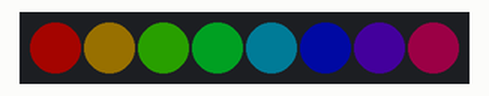
Recording of a sketch running on a simulated ESP32. Parts: 8 RGB LEDs in strip order, left to right. Dim RGB values are drawn brighter than linear.

Above: at 1.77 s.
At 4.2 s:
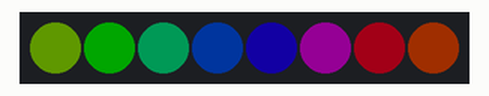
At 10.0 s:
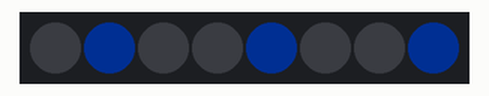
At 19.23 s:
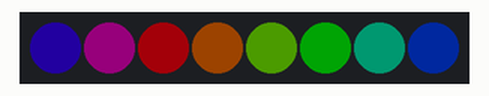
At 31.26 s:
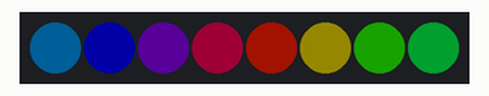
At 39.83 s:
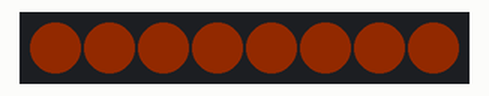
Timing chart, 0 to 40.0 s (numbered marks = the images above):
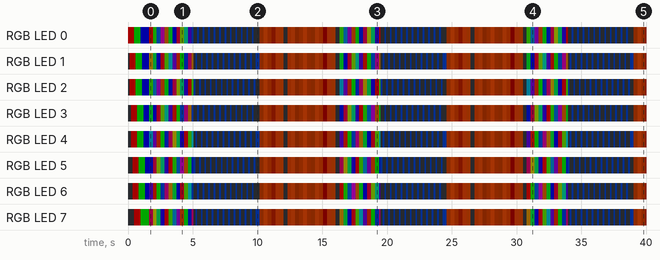

The sketch:

ESP32_simple_Neopixel.ino
```cpp
/*
ESP32 → NeoPixel (WS2812/WS2812B) – 8 LED

ZAPOJENÍ (bezpečně a stabilně):
--------------------------------
• LED: NeoPixel 5 V (piny: +5V, DIN, GND)
• Napájení LED: 5 V zdroj (ne z 3.3 V ESP32!)
• SPOLEČNÁ ZEM: GND zdroje 5 V propojit s GND ESP32

Piny:
• ESP32 GPIO 5  → (přes 330–470 Ω rezistor) → DIN NeoPixel
• ESP32 GND     → GND NeoPixel + GND 5 V zdroje
• 5 V zdroj     → +5V NeoPixel
• Doporučeno: elektrolytický kondenzátor 1000 µF / ≥6.3 V mezi +5V a GND u LED (správná polarita)

Poznámky:
• Většinou funguje 3.3 V datový signál z ESP32 přímo do DIN. Při problémech použij 5 V level shifter (74AHCT125/74HCT14).
• 8 LED na plnou bílou může vzít až ~0.5 A; tento kód drží nízký jas.
• Nainstaluj knihovnu “Adafruit NeoPixel” (Arduino IDE → Library Manager).

Úpravy:
• NUM_LEDS – počet LED (zde 8)
• DATA_PIN – zvolený GPIO (zde 5)
• BRIGHTNESS – jas 0–255 (zde 40)
*/

#include <Adafruit_NeoPixel.h>

#define NUM_LEDS   8
#define DATA_PIN   5
#define BRIGHTNESS 40

Adafruit_NeoPixel strip(NUM_LEDS, DATA_PIN, NEO_GRB + NEO_KHZ800);

void setup() {
  strip.begin();
  strip.setBrightness(BRIGHTNESS);
  strip.show(); // všechno zhasnout

  // Rychlý test: červená → zelená → modrá
  colorWipe(strip.Color(255, 0, 0), 60);
  colorWipe(strip.Color(0, 255, 0), 60);
  colorWipe(strip.Color(0, 0, 255), 60);
  colorWipe(strip.Color(0, 0, 0), 20);
}

void loop() {
  rainbowCycle(4);                     // plynulá duha
  theaterChase(strip.Color(0, 40, 120), 70); // “kino” efekt
  breathe(strip.Color(255, 80, 10), 6);      // dýchání
}

/************ Efekty ************/

void colorWipe(uint32_t c, uint8_t wait) {
  for (uint16_t i = 0; i < strip.numPixels(); i++) {
    strip.setPixelColor(i, c);
    strip.show();
    delay(wait);
  }
}

void theaterChase(uint32_t c, uint8_t wait) {
  for (int j = 0; j < 24; j++) {
    for (int q = 0; q < 3; q++) {
      for (uint16_t i = 0; i < strip.numPixels(); i += 3) {
        strip.setPixelColor(i + q, c);
      }
      strip.show();
      delay(wait);
      for (uint16_t i = 0; i < strip.numPixels(); i += 3) {
        strip.setPixelColor(i + q, 0);
      }
    }
  }
}

void breathe(uint32_t c, uint8_t cycles) {
  uint8_t r = (uint8_t)(c >> 16);
  uint8_t g = (uint8_t)(c >> 8);
  uint8_t b = (uint8_t)(c);
  for (uint8_t k = 0; k < cycles; k++) {
    for (uint8_t v = 0; v <= BRIGHTNESS; v++) {
      setAllScaled(r, g, b, v);
      delay(12);
    }
    for (int v = BRIGHTNESS; v >= 0; v--) {
      setAllScaled(r, g, b, v);
      delay(12);
    }
  }
}

void setAllScaled(uint8_t r, uint8_t g, uint8_t b, uint8_t scale) {
  float f = (float)scale / (float)BRIGHTNESS;
  uint8_t rr = (uint8_t)(r * f);
  uint8_t gg = (uint8_t)(g * f);
  uint8_t bb = (uint8_t)(b * f);
  for (uint16_t i = 0; i < strip.numPixels(); i++) {
    strip.setPixelColor(i, rr, gg, bb);
  }
  strip.show();
}

void rainbowCycle(uint8_t wait) {
  for (uint16_t j = 0; j < 256 * 3; j++) { // 3 průchody duhy
    for (uint16_t i = 0; i < strip.numPixels(); i++) {
      strip.setPixelColor(i, wheel(((i * 256 / strip.numPixels()) + j) & 255));
    }
    strip.show();
    delay(wait);
  }
}

uint32_t wheel(byte pos) {
  pos = 255 - pos;
  if (pos < 85)       return strip.Color(255 - pos * 3, 0, pos * 3);
  else if (pos < 170) { pos -= 85; return strip.Color(0, pos * 3, 255 - pos * 3); }
  else { pos -= 170;  return strip.Color(pos * 3, 255 - pos * 3, 0); }
}
```

Measured:
- by itself, RGB LED 0: off → RGB(40, 0, 0) at 0.00 s, → RGB(0, 40, 0) 0.48 s later, → RGB(0, 0, 40) 0.48 s later, → RGB(38, 1, 0) 0.66 s later, … (150 changes in this stretch)
- by itself, RGB LED 2: off → RGB(40, 0, 0) at 0.12 s, → RGB(0, 40, 0) 0.48 s later, → RGB(0, 0, 40) 0.48 s later, → RGB(8, 32, 0) 0.54 s later, … (153 changes in this stretch)
